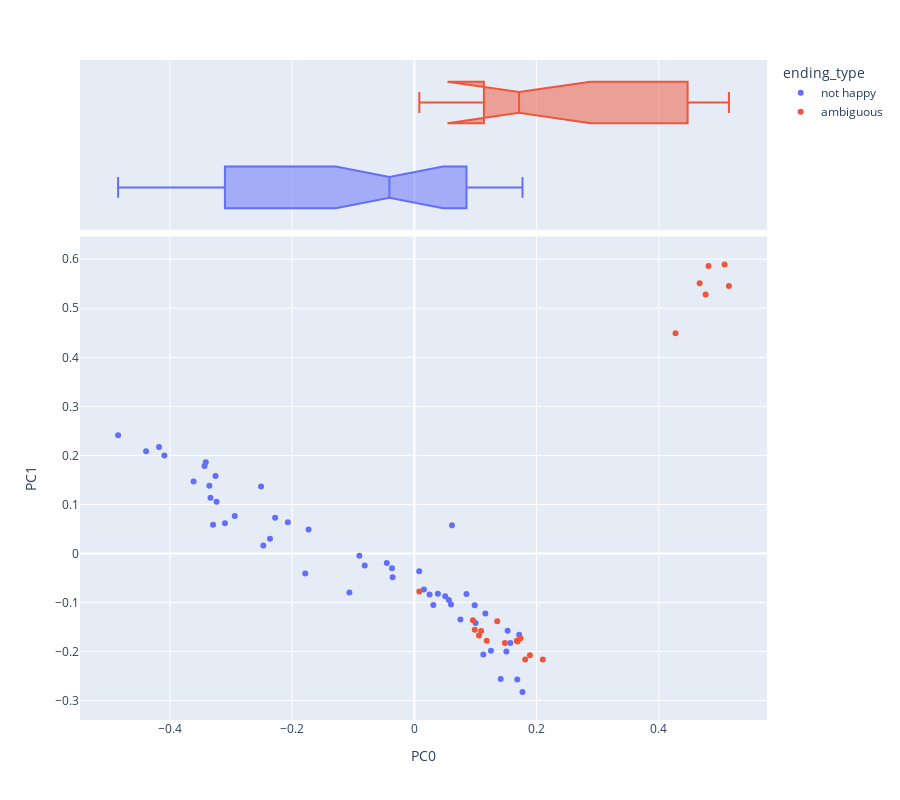

Source (notebook cell):
### Code cell
import pandas as pd
import numpy as np
from scipy.linalg import norm
import plotly_express as px
import seaborn as sns
from sklearn.decomposition import PCA
sns.set(style='ticks')
OHCO = ['book_id', 'chap_id']
# Added after class
norm_docs = True # This has the effect of exaggerating variance when False
center_term_vectors = True # This has the effect of demoting authorship when False
colors = "YlGnBu" 
# colors = "Spectral"




pca_engine = PCA(n_components=10)
DCM = pd.DataFrame(pca_engine.fit_transform(L2.fillna(0)), index=L2.index)
DCM.columns = ['PC{}'.format(i) for i in DCM.columns]
DCM = DCM.join(LIB[['author','ending_type']], on='book_id') #the lavel i will use is work_type
def vis_pcs(M, a, b, label='author', hover_name='author', symbol=None, size=None):
    return px.scatter(M, f"PC{a}", f"PC{b}", color=label, hover_name=hover_name, 
                     symbol=symbol, size=size,
                     marginal_x='box', height=800)

def vis_loadings(a=0, b=1, hover_name='term_str'):
    return px.scatter(LOADINGS.reset_index(), f"PC{a}", f"PC{b}", 
                      text='term_str', hover_name='term_str',
                      size='dfidf', color='max_pos_group', 
                      marginal_x='box', height=800)
LOADINGS = pd.DataFrame(pca_engine.components_.T * np.sqrt(pca_engine.explained_variance_))
LOADINGS.columns = ["PC{}".format(i) for i in LOADINGS.columns]
LOADINGS.index = L2.columns
LOADINGS.index.name = 'term_str'
LOADINGS = LOADINGS.join(VOCAB)
vis_pcs(DCM, 0, 1, label='ending_type', hover_name= 'ending_type')

### Figure 1 — Plotly figure (JSON) as saved in the notebook; plotly's stock layout.template omitted (floating-point values rounded to 4 significant figures)
{"data": [{"hovertemplate": "<b>%{hovertext}</b><br><br>ending_type=not happy<br>PC0=%{x}<br>PC1=%{y}<extra></extra>", "hovertext": ["not happy", "not happy", "not happy", "not happy", "not happy", "not happy", "not happy", "not happy", "not happy", "not happy", "not happy", "not happy", "not happy", "not happy", "not happy", "not happy", "not happy", "not happy", "not happy", "not happy", "not happy", "not happy", "not happy", "not happy", "not happy", "not happy", "not happy", "not happy", "not happy", "not happy", "not happy", "not happy", "not happy", "not happy", "not happy", "not happy", "not happy", "not happy", "not happy", "not happy", "not happy", "not happy", "not happy", "not happy", "not happy", "not happy", "not happy", "not happy", "not happy", "not happy"], "legendgroup": "not happy", "marker": {"color": "#636efa", "symbol": "circle"}, "mode": "markers", "name": "not happy", "orientation": "v", "showlegend": true, "type": "scatter", "x": [0.1413, 0.177, 0.1684, 0.1002, 0.1254, 0.1506, 0.1715, 0.09875, 0.03104, 0.07538, 0.1162, 0.1526, 0.05049, 0.1128, 0.157, -0.2279, -0.3337, -0.4179, -0.4848, -0.1731, -0.3434, -0.3414, -0.207, -0.2508, -0.294, -0.3255, -0.4091, -0.09001, -0.4391, -0.2362, -0.31, -0.2472, -0.1785, -0.1063, -0.3295, -0.3355, -0.3613, -0.03555, -0.08124, -0.3238, -0.03663, 0.01571, -0.04509, 0.0853, 0.05652, 0.06156, 0.02492, 0.007907, 0.03854, 0.06001], "xaxis": "x", "y": [-0.2558, -0.2824, -0.257, -0.1415, -0.1984, -0.1998, -0.1658, -0.1054, -0.105, -0.1347, -0.122, -0.1575, -0.08718, -0.206, -0.1823, 0.07317, 0.1138, 0.2173, 0.2412, 0.04887, 0.1783, 0.1863, 0.06369, 0.1367, 0.07651, 0.1579, 0.1996, -0.004467, 0.2083, 0.03007, 0.06171, 0.01644, -0.04076, -0.0796, 0.05848, 0.1382, 0.1466, -0.04849, -0.02445, 0.1058, -0.03005, -0.07351, -0.01952, -0.08232, -0.09497, 0.05781, -0.0836, -0.03608, -0.08176, -0.1037], "yaxis": "y"}, {"alignmentgroup": "True", "hovertemplate": "<b>%{hovertext}</b><br><br>ending_type=not happy<br>PC0=%{x}<extra></extra>", "hovertext": ["not happy", "not happy", "not happy", "not happy", "not happy", "not happy", "not happy", "not happy", "not happy", "not happy", "not happy", "not happy", "not happy", "not happy", "not happy", "not happy", "not happy", "not happy", "not happy", "not happy", "not happy", "not happy", "not happy", "not happy", "not happy", "not happy", "not happy", "not happy", "not happy", "not happy", "not happy", "not happy", "not happy", "not happy", "not happy", "not happy", "not happy", "not happy", "not happy", "not happy", "not happy", "not happy", "not happy", "not happy", "not happy", "not happy", "not happy", "not happy", "not happy", "not happy"], "legendgroup": "not happy", "marker": {"color": "#636efa", "symbol": "circle"}, "name": "not happy", "notched": true, "offsetgroup": "not happy", "showlegend": false, "type": "box", "x": [0.1413, 0.177, 0.1684, 0.1002, 0.1254, 0.1506, 0.1715, 0.09875, 0.03104, 0.07538, 0.1162, 0.1526, 0.05049, 0.1128, 0.157, -0.2279, -0.3337, -0.4179, -0.4848, -0.1731, -0.3434, -0.3414, -0.207, -0.2508, -0.294, -0.3255, -0.4091, -0.09001, -0.4391, -0.2362, -0.31, -0.2472, -0.1785, -0.1063, -0.3295, -0.3355, -0.3613, -0.03555, -0.08124, -0.3238, -0.03663, 0.01571, -0.04509, 0.0853, 0.05652, 0.06156, 0.02492, 0.007907, 0.03854, 0.06001], "xaxis": "x2", "yaxis": "y2"}, {"hovertemplate": "<b>%{hovertext}</b><br><br>ending_type=ambiguous<br>PC0=%{x}<br>PC1=%{y}<extra></extra>", "hovertext": ["ambiguous", "ambiguous", "ambiguous", "ambiguous", "ambiguous", "ambiguous", "ambiguous", "ambiguous", "ambiguous", "ambiguous", "ambiguous", "ambiguous", "ambiguous", "ambiguous", "ambiguous", "ambiguous", "ambiguous", "ambiguous", "ambiguous", "ambiguous"], "legendgroup": "ambiguous", "marker": {"color": "#EF553B", "symbol": "circle"}, "mode": "markers", "name": "ambiguous", "orientation": "v", "showlegend": true, "type": "scatter", "x": [0.1356, 0.2102, 0.1184, 0.1058, 0.4274, 0.5148, 0.4669, 0.5077, 0.4767, 0.4813, 0.09885, 0.09579, 0.1093, 0.1737, 0.1481, 0.1688, 0.1676, 0.1814, 0.1892, 0.008103], "xaxis": "x", "y": [-0.1379, -0.2163, -0.178, -0.1673, 0.4492, 0.5454, 0.5508, 0.5894, 0.5283, 0.5864, -0.1553, -0.1362, -0.1577, -0.1729, -0.1823, -0.1795, -0.1779, -0.216, -0.2074, -0.07738], "yaxis": "y"}, {"alignmentgroup": "True", "hovertemplate": "<b>%{hovertext}</b><br><br>ending_type=ambiguous<br>PC0=%{x}<extra></extra>", "hovertext": ["ambiguous", "ambiguous", "ambiguous", "ambiguous", "ambiguous", "ambiguous", "ambiguous", "ambiguous", "ambiguous", "ambiguous", "ambiguous", "ambiguous", "ambiguous", "ambiguous", "ambiguous", "ambiguous", "ambiguous", "ambiguous", "ambiguous", "ambiguous"], "legendgroup": "ambiguous", "marker": {"color": "#EF553B", "symbol": "circle"}, "name": "ambiguous", "notched": true, "offsetgroup": "ambiguous", "showlegend": false, "type": "box", "x": [0.1356, 0.2102, 0.1184, 0.1058, 0.4274, 0.5148, 0.4669, 0.5077, 0.4767, 0.4813, 0.09885, 0.09579, 0.1093, 0.1737, 0.1481, 0.1688, 0.1676, 0.1814, 0.1892, 0.008103], "xaxis": "x2", "yaxis": "y2"}], "layout": {"height": 800, "legend": {"title": {"text": "ending_type"}, "tracegroupgap": 0}, "margin": {"t": 60}, "xaxis": {"anchor": "y", "domain": [0, 1], "title": {"text": "PC0"}}, "xaxis2": {"anchor": "y2", "domain": [0, 1], "matches": "x", "showgrid": true, "showticklabels": false}, "yaxis": {"anchor": "x", "domain": [0, 0.7326], "title": {"text": "PC1"}}, "yaxis2": {"anchor": "x2", "domain": [0.7426, 1], "matches": "y2", "showgrid": false, "showline": false, "showticklabels": false, "ticks": ""}}}
